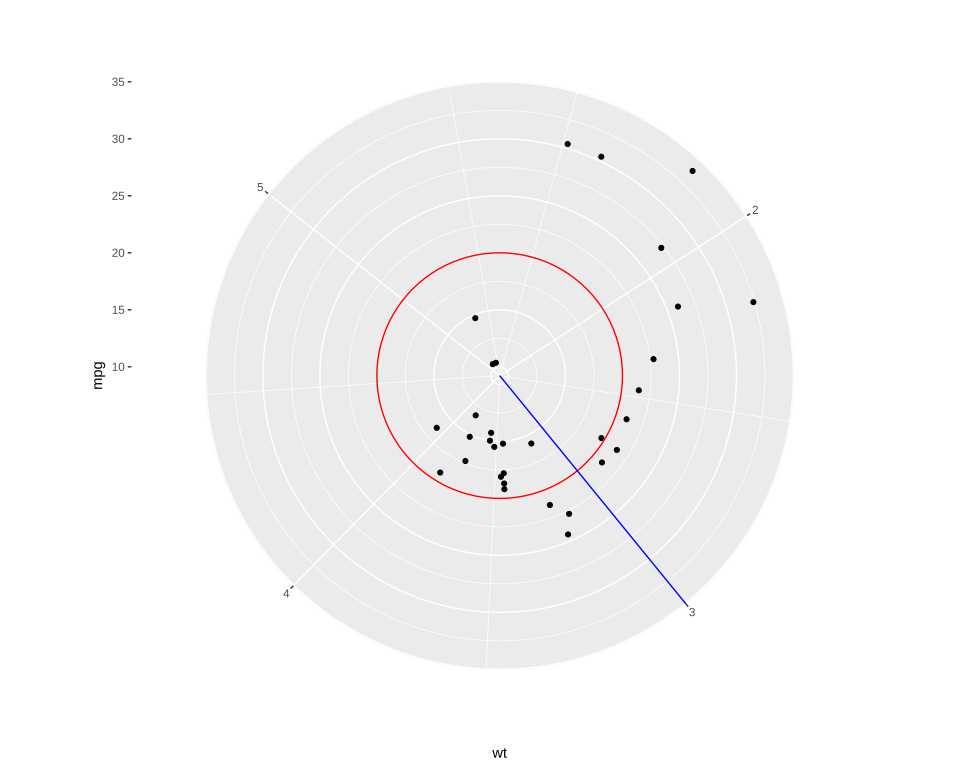

This figure's R source:
# The plot test/golden/reference_line_radial.svg draws, drawn by ggplot2 itself, as ggplot2's own visual tests
# draw their snapshots: the independent check on that golden whenever it changes. The suite never
# runs this; it needs R, ggplot2 and vdiffr, saved as the Docker image giggly-r:ggplot2-4.0.3. From
# the repository's root:
#
#   docker run --rm -v "$PWD/test/golden":/golden:ro giggly-r:ggplot2-4.0.3 \
#     Rscript /golden/reference_line_radial.R > reference_line_radial.ggplot2.svg
#
# and compare the two drawings element by element, as test/golden/line_missing.R does.
#
# Reference lines in radial coordinates: a horizontal line is a circle at its radius, munched
# round the whole turn, and a vertical one a spoke from the centre to the edge at its angle.
# First checked with ggplot2 4.0.3 and vdiffr 1.0.9: every element matches, in order, and every
# clip path but svglite's around the whole drawing, as in test/golden/radial.R.

library(ggplot2)

plot <- ggplot(mtcars, aes(wt, mpg)) + geom_point() +
  geom_hline(yintercept = 20, colour = "red") +
  geom_vline(xintercept = 3, colour = "blue") +
  coord_radial() +
  theme_gray()

file <- tempfile(fileext = ".svg")
vdiffr::write_svg(plot, file)
cat(readLines(file), sep = "\n")
